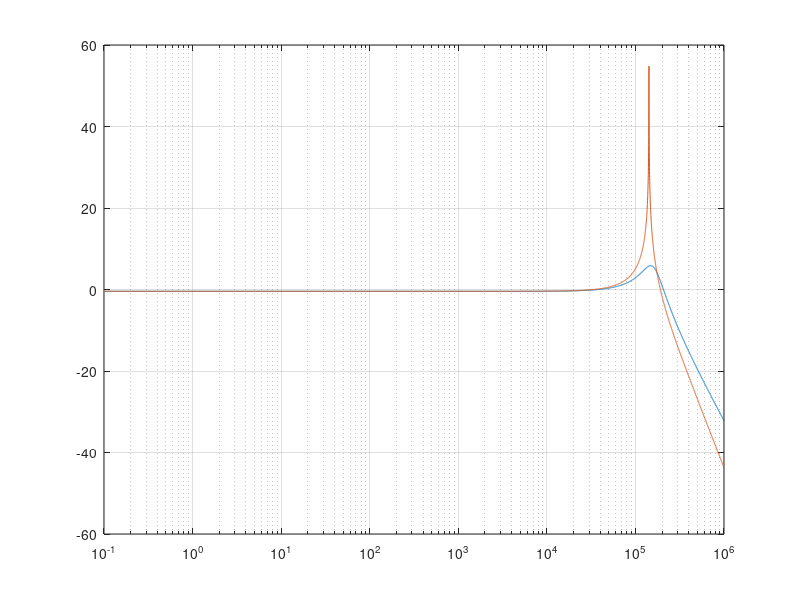

Source code (MATLAB):
function [v]= nonideal()
%This function is used to show the non ideal frequency reponse curve to an
%operational amplifier, this uses the single pole model
%Set values for components
R=1000;C=1e-8;K=95;
f=logspace(-1,6,10000);
w=2*pi*f;
nideal=K;dideal=[C*R*C*R 5*C*R  K+5];
hi=polyval(nideal,j*w)./polyval(dideal,j*w);
%fu=2000e6;omega_u=2*pi*fu;fb=0;omega_b=2*pi*fb;Ro=30;

%Establish frequency response points 
fu=25e6;omega_u=2*pi*fu;fb=fu/(10^5.5);omega_b=2*pi*fb;Ro=0.2*fu/100e3;

%determine transfer function of non ideal opamp
n2=C*K*R*Ro+C*R*Ro;
n1=C*K*R*Ro*omega_b+C*R*Ro*omega_b+K*Ro+3*Ro;
n0=-K*R*omega_u+K*Ro*omega_b+3*Ro*omega_b;
n=[n2,n1,n0];
d3=C^2*K*R^2*Ro+2*C^2*R^2*Ro+C^2*K*R^3+C^2*R^3;
d2=C^2*R^3*omega_u+C^2*K*R^2*Ro*omega_b+2*C^2*R^2*Ro*omega_b+C^2*K*R^3*omega_b+C^2*R^3*omega_b+3*C*K*R*Ro+8*C*R*Ro+4*C*K*R^2+5*C*R^2;
d1=5*C*R^2*omega_u+3*C*K*R*Ro*omega_b+8*C*R*Ro*omega_b+4*C*K*R^2*omega_b+5*C*R^2*omega_b+K*Ro+3*Ro+2*K*R+5*R;
d0=K*R*omega_u+5*R*omega_u+K*Ro*omega_b+3*Ro*omega_b+2*K*R*omega_b+5*R*omega_b;
d=[d3,d2,d1,d0];

%plotting output of data
v=roots(d);
h=polyval(n,j*w)./polyval(d,j*w);
semilogx(f,20*log10(abs(hi)),f,20*log10(abs(h)));grid;